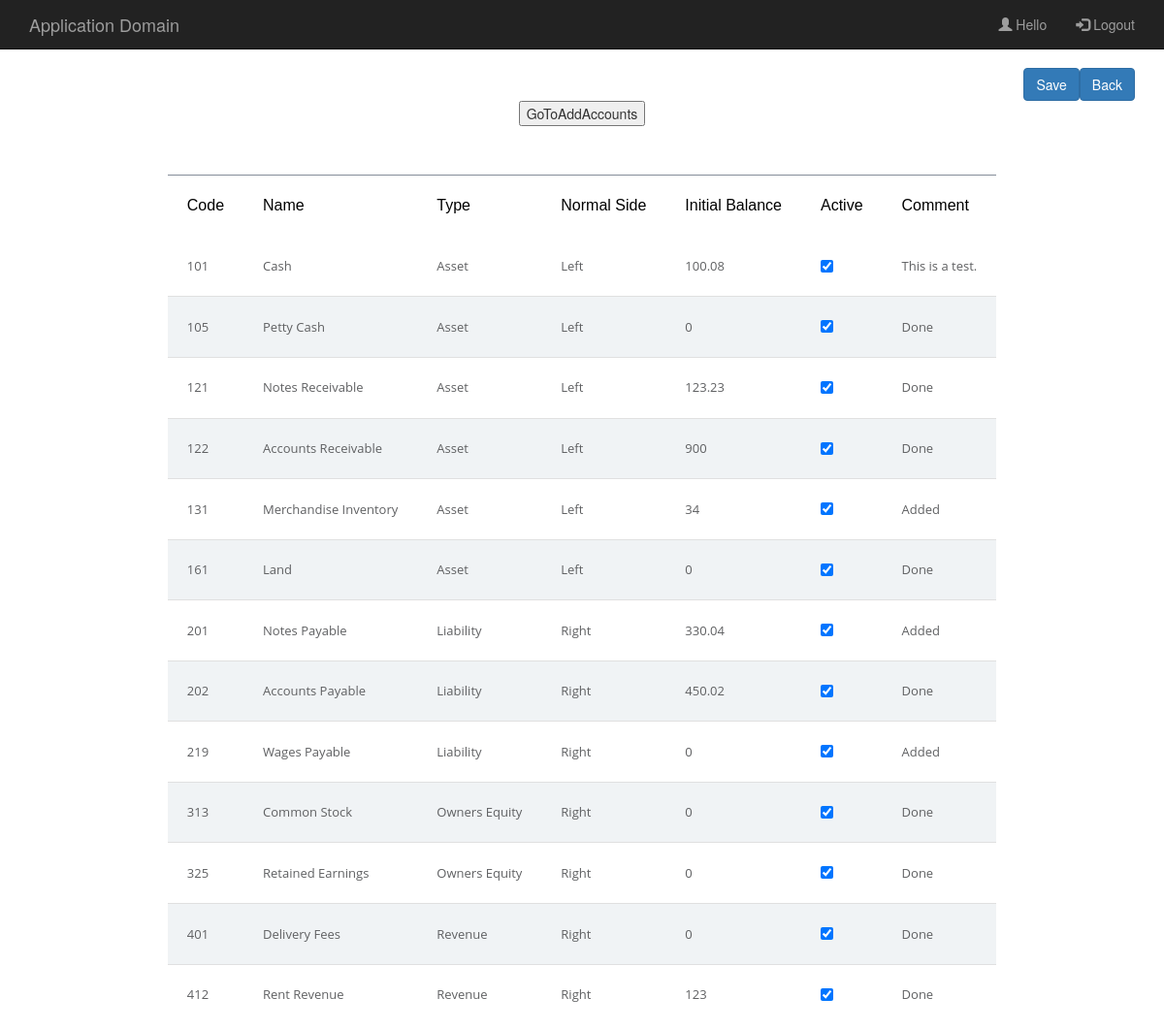
The page /ChartOfAccountsBasicPage.php on the database as committed earlier.
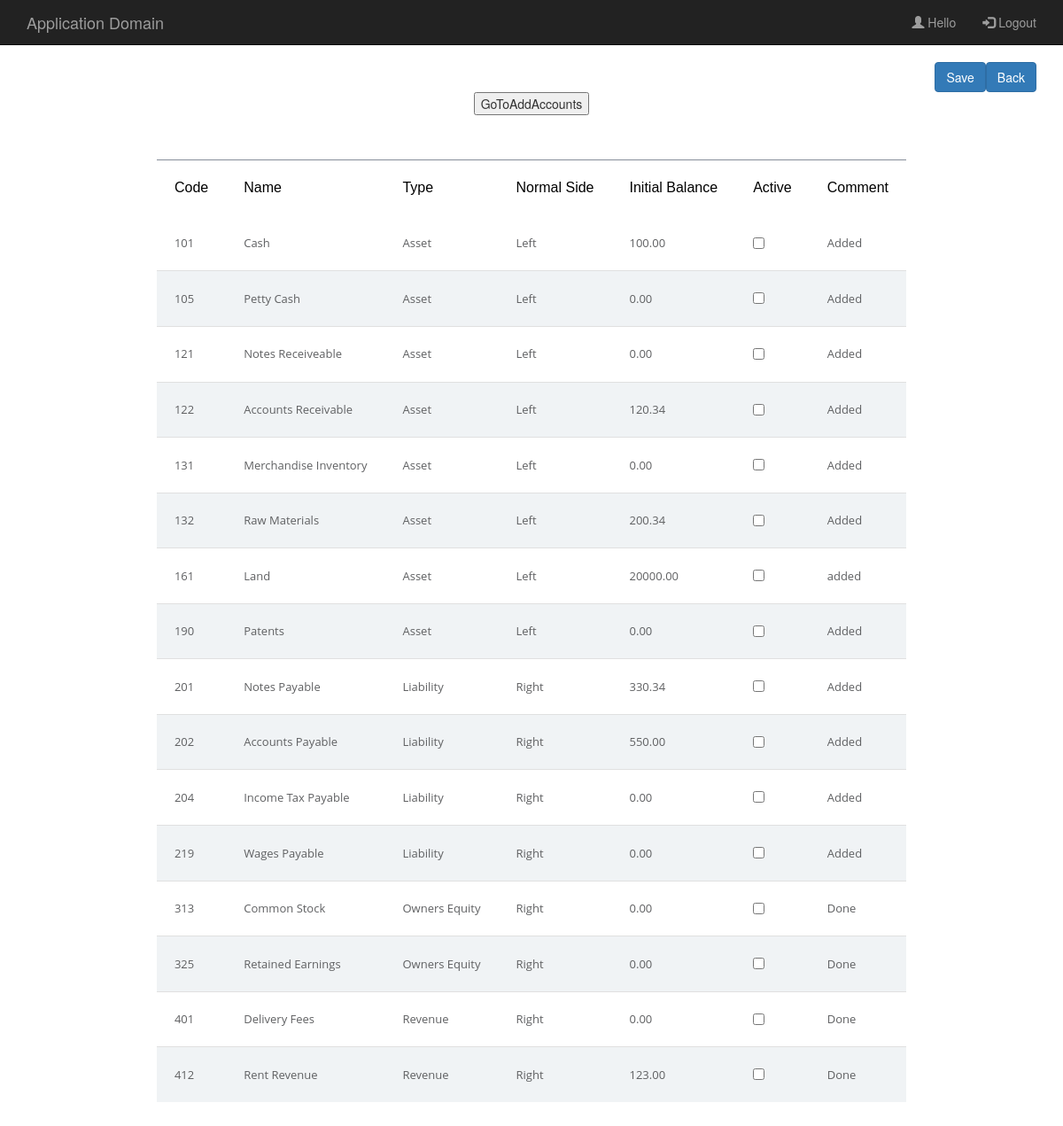
The same page on the database as committed later.
### tables this page shows
CREATE TABLE `chart_of_accounts` (
  `Account Code` int(11) NOT NULL,
  `Account Name` varchar(200) NOT NULL,
  `Account Type` varchar(30) NOT NULL,
  `Normal Side` varchar(5) NOT NULL,
  `Initial Balance` decimal(10,2) NOT NULL,
  `Order` int(11) NOT NULL,
  `Comment` text NOT NULL,
  `Added By` varchar(50) NOT NULL,
  `Added On` timestamp NOT NULL DEFAULT CURRENT_TIMESTAMP ON UPDATE CURRENT_TIMESTAMP,
  `Active` int(11) NOT NULL,
  `Group` varchar(30) NOT NULL,
  `Event Log` int(11) NOT NULL,
  `Error Code` int(11) NOT NULL
);

### php/ChartofAccountsfunc.php (the view, shortened to what this page needs)
<?php
function loadBasicCOA(){
	$servername = "localhost";
	$username = "root";
	$password = "";
	$con = mysqli_connect($servername,$username,$password);
	mysqli_select_db($con,"application_domain");
	$sql = "SELECT * FROM chart_of_accounts";
	$myData = mysqli_query($con,$sql);
	while($record = mysqli_fetch_array($myData)){
    	 echo "<tr>";
    	 echo "<td class=\"text-left\">" . $record['Account Code'] . "</td>";
    	 echo "<td class=\"text-left\">" . $record['Account Name'] . "</td>";
    	 echo "<td class=\"text-left\">" . $record['Account Type'] . "</td>";
    	 echo "<td class=\"text-left\">" . $record['Normal Side'] . "</td>";
    	 echo "<td class=\"text-left\">" . $record['Initial Balance'] . "</td>";
    	 echo "<td class=\"text-left\">";
    	 if ($record['Active'] == 0)
    	 	echo "<input type=\"checkbox\" name=\"check_list[]\"/>";
    	 else
    	 	echo "<input type=\"checkbox\" name=\"check_list[]\" checked=\"checked\" />";
    	 echo "</td>";
    	 echo "<td class=\"text-left\">" . $record['Comment'] . "</td>";
    	 echo "</tr>";
	}
}
?>

### ChartOfAccountsBasicPage.php (shortened to what this page needs)
<?php
    include 'php/ChartofAccountsfunc.php';
?>
<!DOCTYPE html>
<html lang="en">
<head>
    <link href="css/tables.css" rel="stylesheet">
    <link href="css/bootstrap.min.css" rel="stylesheet">
</head>
<body>
    <nav class="navbar navbar-inverse navbar-fixed-top" role="navigation">
        <div class="container">
            <div class="navbar-header">
                <a class="navbar-brand" href="HomePage.php">Application Domain</a>
            </div>
                <ul class="nav navbar-nav navbar-right">
                    <li><a href="#"><span class="glyphicon glyphicon-user"></span> Hello
                    </a></li>
                    <li><a href="/ApplicationDomain/php/logout.php"><span class="glyphicon glyphicon-log-in"></span> Logout</a></li>
                </ul>
            </div>
    </nav>
    <div class="container">
        <div class="row">
        <button id="backButton" class="btn btn-primary" onclick="history.go(-1);">Back </button>
        <form action="/ApplicationDomain/php/ChartofAccountsfunc.php" method="POST">
        <button type="submit" class="btn btn-primary" id="saveButton" name="saveButton">Save</button>
        </form>
            <div class="col-lg-12 text-center">
                <div>
                  <form action="AddAccountsPage.php">
                    <input type = "submit" value = "GoToAddAccounts"/>
                  </form>
                </div>
                <table class = "table-fill">
                  <thead>
                    <tr>
                      <th>Code</th>
                      <th>Name</th>
                      <th>Type</th>
                      <th>Normal Side</th>
                      <th>Initial Balance</th>
                      <th>Active</th>
                      <th>Comment</th>
                    </tr>
                  </thead>
                  <tbody class = "table-hover">
                    <?php
                      loadBasicCOA();
                    ?>
                  </tbody>
               </table>
            </div>
        </div>
    </div>
</body>
</html>

### css/tables.css (style rules this page uses)
* { -moz-box-sizing: border-box; -webkit-box-sizing: border-box; box-sizing: border-box; }
body { background:#353a40; }
table { border-collapse: separate; background:#fff; @include border-radius(5px); margin:50px auto; @include box-shadow(0px 0px 5px rgba(0,0,0,0.3)); }
thead { @include border-radius(5px); }
tbody tr td { font-family: 'Open Sans', sans-serif; font-weight:400; color:#5f6062; font-size:13px; padding:20px 20px 20px 20px; border-bottom:1px solid #e0e0e0; }
tbody tr:nth-child(2n) { background:#f0f3f5; }

### ChartOfAccountsBasicPage.php (style rules this page uses)
body { padding-top: 70px; }

Rows that differ between the two databases and show on the page:
changed chart_of_accounts "Cash": Initial Balance "100.08" → "100.00"; Comment "This is a test." → "Added"; value "☑" → "☐"
changed chart_of_accounts "Petty Cash": Initial Balance "0" → "0.00"; Comment "Done" → "Added"; value "☑" → "☐"
changed chart_of_accounts id 121: Account Name "Notes Receivable" → "Notes Receiveable"; Initial Balance "123.23" → "0.00"; Comment "Done" → "Added"; value "☑" → "☐"
changed chart_of_accounts "Accounts Receivable": Initial Balance "900" → "120.34"; Comment "Done" → "Added"; value "☑" → "☐"
changed chart_of_accounts "Merchandise Inventory": Initial Balance "34" → "0.00"; value "☑" → "☐"
added chart_of_accounts: Account Code "132", Account Name "Raw Materials", Account Type "Asset", Normal Side "Left", Initial Balance "200.34", Comment "Added"
changed chart_of_accounts "Land": Initial Balance "0" → "20000.00"; Comment "Done" → "added"; value "☑" → "☐"
added chart_of_accounts: Account Code "190", Account Name "Patents", Account Type "Asset", Normal Side "Left", Initial Balance "0.00", Comment "Added"
changed chart_of_accounts "Notes Payable": Initial Balance "330.04" → "330.34"; value "☑" → "☐"
changed chart_of_accounts "Accounts Payable": Initial Balance "450.02" → "550.00"; Comment "Done" → "Added"; value "☑" → "☐"
added chart_of_accounts: Account Code "204", Account Name "Income Tax Payable", Account Type "Liability", Normal Side "Right", Initial Balance "0.00", Comment "Added"
changed chart_of_accounts "Wages Payable": Initial Balance "0" → "0.00"; value "☑" → "☐"
changed chart_of_accounts "Common Stock": Initial Balance "0" → "0.00"; value "☑" → "☐"
changed chart_of_accounts "Retained Earnings": Initial Balance "0" → "0.00"; value "☑" → "☐"
changed chart_of_accounts "Delivery Fees": Initial Balance "0" → "0.00"; value "☑" → "☐"
changed chart_of_accounts "Rent Revenue": Initial Balance "123" → "123.00"; value "☑" → "☐"
